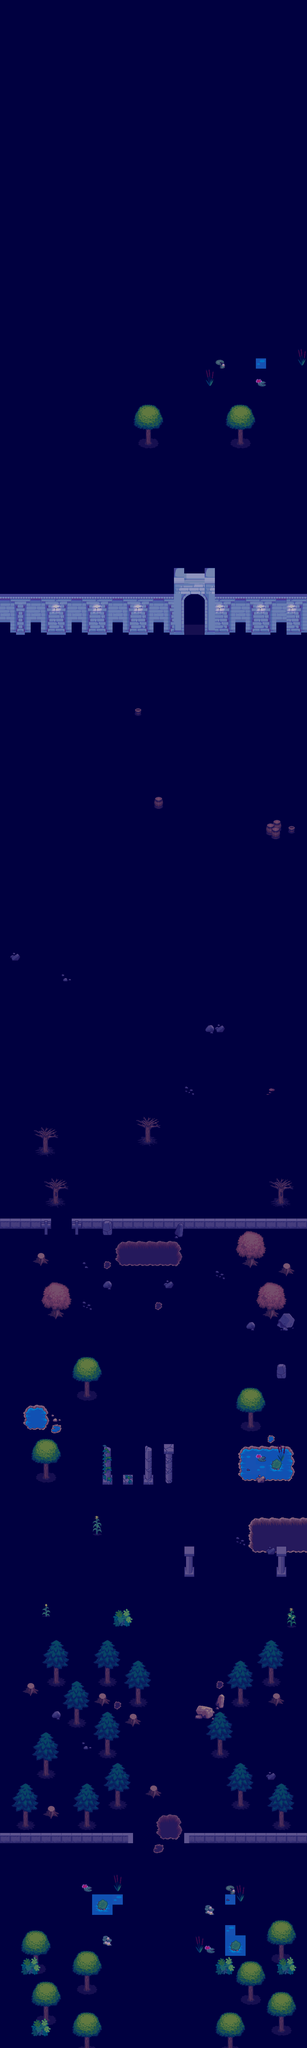

A 2D game scene composited from a Tiled map and its tileset images. What follows is a short description and the map's XML, with each tile layer's data collapsed to a summary:
An orthogonal 30x200 tile map with 32x32 px tiles, 6 tile layers (trees, newtileset1, abovegrass, baseoutatlas, ...), 4 tilesets.

<map version="1.0" orientation="orthogonal" width="30" height="200" tilewidth="32" tileheight="32">
 <tileset firstgid="1" name="allterrain" tilewidth="32" tileheight="32">
  <image source="allterrain.png" width="672" height="1200" />
 </tileset>
 <tileset firstgid="778" name="base_out_atlas" tilewidth="32" tileheight="32">
  <image source="base_out_atlas.png" width="1024" height="1024" />
 </tileset>
 <tileset firstgid="1802" name="terrain_atlas" tilewidth="32" tileheight="32">
  <image source="terrain_atlas.png" width="1024" height="1024" />
 </tileset>
 <tileset firstgid="2826" name="meta_tiles" tilewidth="32" tileheight="32">
  <image source="meta_tiles.png" width="67" height="34" />
  <tile id="0">
   <properties>
    <property name="collidable" value="true" />
   </properties>
  </tile>
 </tileset>
 <layer name="trees" width="30" height="200">
  <data>[6000 cells, 604 non-empty, 99 distinct tile ids]</data>
 </layer>
 <layer name="newtileset1" width="30" height="200">
  <data>[6000 cells, 27 non-empty, 22 distinct tile ids]</data>
 </layer>
 <layer name="abovegrass" width="30" height="200">
  <data>[6000 cells, 116 non-empty, 30 distinct tile ids]</data>
 </layer>
 <layer name="baseoutatlas" width="30" height="200">
  <data>[6000 cells, 139 non-empty, 48 distinct tile ids]</data>
 </layer>
 <layer name="newtileset2" width="30" height="200">
  <data>[6000 cells, 18 non-empty, 15 distinct tile ids]</data>
 </layer>
 <layer name="blue" width="30" height="200">
  <data>[6000 cells, 6000 non-empty, 1 distinct tile ids]</data>
 </layer>
</map>
